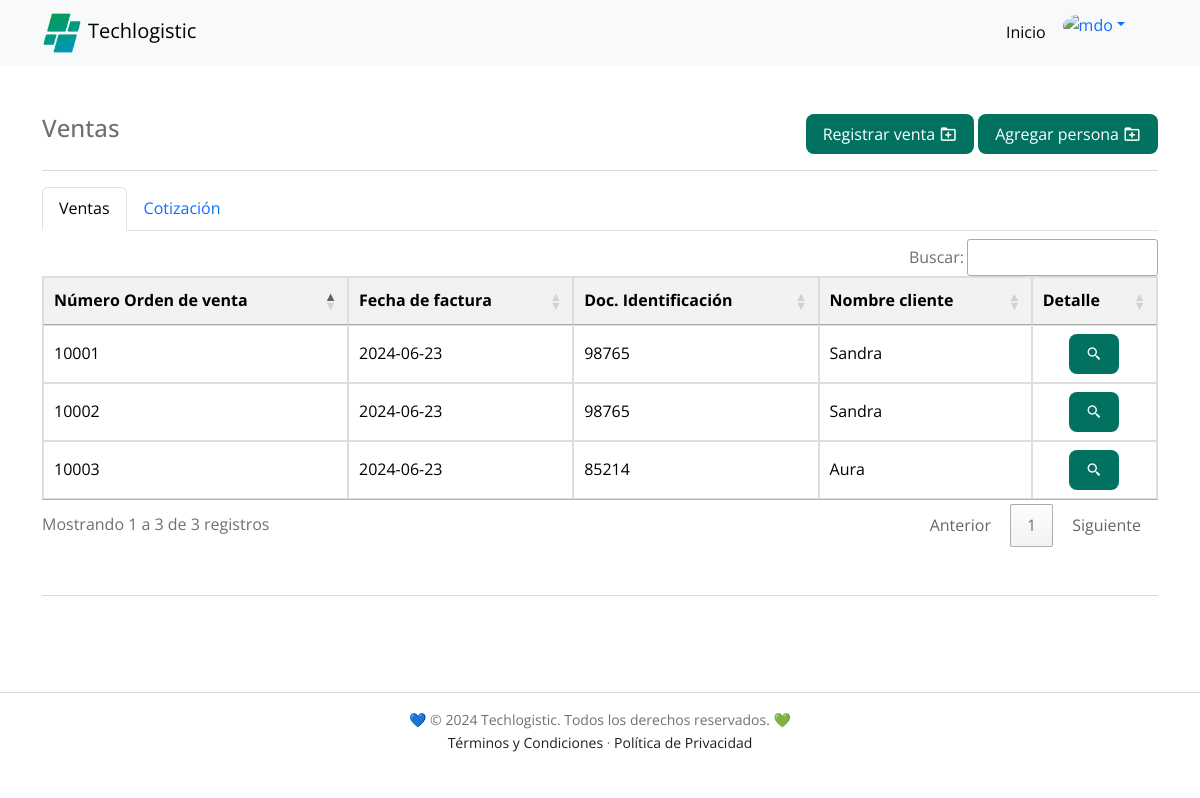
/dashboard/ventas/indexventas.php, run on the app's committed database.
### tables this page shows
CREATE TABLE `orden_venta` (
  `numero_orden_venta` int NOT NULL AUTO_INCREMENT,
  `id_funcionario` int NOT NULL,
  `id_persona` int NOT NULL,
  `id_medio_pago` int NOT NULL,
  `fecha_factura` date NOT NULL,
  `doc_identidad` int NOT NULL,
  `nombre_cliente` varchar(45) NOT NULL,
  PRIMARY KEY (`numero_orden_venta`),
  KEY `id_medio_pago` (`id_medio_pago`),
  KEY `id_funcionario` (`id_funcionario`),
  KEY `id_persona` (`id_persona`) /*!80000 INVISIBLE */,
  CONSTRAINT `orden_venta_ibfk_1` FOREIGN KEY (`id_medio_pago`) REFERENCES `medio_pago` (`id_medio_pago`),
  CONSTRAINT `orden_venta_ibfk_2` FOREIGN KEY (`id_funcionario`) REFERENCES `funcionario` (`id_funcionario`),
  CONSTRAINT `orden_venta_ibfk_3` FOREIGN KEY (`id_persona`) REFERENCES `personas` (`id_persona`)
);

### dashboard/ventas/indexventas.php (the view, shortened to what this page needs)
<!DOCTYPE html>
<html lang="es">
<head>
  <link href='https://unpkg.com/boxicons@2.0.7/css/boxicons.min.css' rel='stylesheet'>
  <link href="https://cdn.jsdelivr.net/npm/bootstrap@5.3.0/dist/css/bootstrap.min.css" rel="stylesheet"
>
  <link rel="stylesheet" href="../../HTML/styles/techlogistic.css">
  <link rel="stylesheet" type="text/css" href="https://cdn.datatables.net/1.11.5/css/jquery.dataTables.css">
  <link rel="stylesheet" type="text/css" href="https://cdn.datatables.net/buttons/2.0.1/css/buttons.dataTables.min.css">
</head>
<body>
  <nav class="navbar navbar-expand-lg bg-body-tertiary">
    <div class="container">
      <a href="../../PHP/indexdash.php" class="navbar-brand" title="Techlogistic"><img src="../../images/favicon.png"
          alt="Logo Techlogistic" class="navigation__image">Techlogistic</a>
      <div class="collapse navbar-collapse" id="navbarNavDropdown">
        <ul class="navbar-nav ms-auto me-4 mb-2 mb-lg-0">
          <li class="nav-item">
            <a class="nav-link active" aria-current="page" href="../../PHP/indexdash.php"> Inicio </a>
          </li>
          <li class="nav-item dropdown">
            <div class="dropdown" role="group">
              <a class="dropdown-toggle dropdown-toggle-split" data-bs-toggle="dropdown" aria-expanded="false">
                <img src="https://higinnamora.github.io/techlogistic/images/profile/profile.png" alt="mdo"
                  class="rounded-circle" width="38" height="38" />
              </a>
            </div>
          </li>
        </ul>
      </div>
    </div>
  </nav>
  <main class="container my-5 h-100">
    <div class="d-flex flex-column flex-md-row justify-content-between">
      <h4 class="text-md-start text-left">Ventas</h4>
      <div class="actions-table">
        <div class="action-item">
          <a class="button margin-left" aria-current="page" href="./nueva-venta2.php">Registrar venta<i
              class='bx bx-folder-plus icons-styles'></i></a>
        </div>
        <div class="action-item">
          <a class="button margin-left" aria-current="page" href="../../HTML/sign-up.html">Agregar persona<i
              class='bx bx-folder-plus icons-styles'></i></a>
        </div>
      </div>
    </div>
    <hr>
    <ul class="nav nav-tabs mb-2">
      <li class="nav-item">
        <a class="nav-link active" aria-current="page" href="indexventas.php">Ventas</a>
      </li>
      <li class="nav-item">
        <a class="nav-link" aria-current="page" href="cotizacion.php">Cotización</a>
      </li>
    </ul>
    <div class="table-responsive">
      <?php
      include_once "../../PHP/conexion_a_la_DB.php";
      $sql = "SELECT numero_orden_venta, fecha_factura, doc_identidad, nombre_cliente FROM orden_venta;";
      echo '<table id="ventas" style="color: black;" class="">
            <thead>
                <tr>
                    <th scope="scope" >Número Orden de venta</th>
                    <th scope="scope" >Fecha de factura</th>
                    <th scope="scope" >Doc. Identificación</th>
                    <th scope="scope" >Nombre cliente</th>
                    <th scope="scope">Detalle</th>
                </tr>
            </thead>
            <tbody>';
      if ($rta = $conexion->query($sql)) {
        while ($row = $rta->fetch_assoc()) {
          $numero = $row["numero_orden_venta"];
          $fecha = $row["fecha_factura"];
          $documento = $row["doc_identidad"];
          $nombre = $row["nombre_cliente"];
          echo "
            <tr>
                <td>$numero</td>
                <td>$fecha</td>
                <td>$documento</td>
                <td>$nombre</td>
                <td class='text-center'><a class='button' href='./ver_detalle.php?numero=$numero'><i class='bx bx-search-alt-2'></i></a></td>
            </tr>";
        }
        echo "</tbody></table>\n";
      }
      ?>
    </div>
    <hr class="my-5">
  </main>
  <footer>
    <div class="copyright">
      <div class="bd-container">
        <p>💙 © 2024 Techlogistic. Todos los derechos reservados. 💚</p>
        <p><a href="../../HTML/terminos-y-condiciones.html">Términos y Condiciones</a> · <a
            href="../../HTML/politica-de-privacidad.html">Política de Privacidad</a></p>
      </div>
    </div>
  </footer>
</body>
</html>

### HTML/styles/techlogistic.css (style rules this page uses)
:root { --header-height: 3rem; --header-height-desktop: 70px; --first-color: #017260; --first-color-alt: #167C38; --secondary-color: #0097b2; --title-color: #393939; --text-color: #707070; --text-color-light: #A6A6A6; --body-color: #FFFFFF; --container-color: #FFFFFF; --black-color-001: #1E1E1E; --gray-color-001: #D9D9D9; --text-color-001: #242B55; --text-color-002: #fafafa; --text-color-white: #ffffff; --body-font: 'Open Sans', sans-serif; --biggest-font-size: 2.25rem; --h1-font-size: 1.5rem; --h2-font-size: 1.25rem; --h3-font-size: 1rem; --normal-font-size: .938rem; --small-font-size: .813rem; --smaller-font-size: .75rem; --font-medium: 500; --font-semi-bold: 600; --m-1: .5rem; --m-2: 1rem; --m-3: 1.5rem; --m-4: 2rem; --m-5: 2.5rem; --m-6: 3rem; --z-tooltip: 10; --z-fixed: 100; }
@media screen and (min-width: 768px) { :root { --biggest-font-size: 4rem; --h1-font-size: 2.25rem; --h2-font-size: 1.5rem; --h3-font-size: 1.25rem; --normal-font-size: 1rem; --small-font-size: .875rem; --smaller-font-size: .813rem; } }
*,::before,::after { box-sizing: border-box; }
html { height: 100%; }
html, body { scroll-behavior: smooth; }
body { background-color: var(--body-color); color: var(--text-color); display: flex; flex-direction: column; font-family: var(--body-font); font-size: var(--normal-font-size); line-height: 1.6; margin: var(--header-height) 0 0 0; width: 100%; }
h1, h2, h3, p, ul { margin: 0; }
a { text-decoration: none; }
img { height: auto; max-width: 100%; }
.text-center { text-align: center; }
.mb-2 { margin-bottom: var(--m-2); }
.bd-container { margin-left: var(--m-2); margin-right: var(--m-2); max-width: 960px; width: calc(100% - 2rem); }
.navigation__image { width: 40px; margin-right: 6px; }
.button { align-items: center; background-color: var(--first-color); border-radius: .5rem; border: 1px solid transparent; color: #FFFFFF; display: inline-block; height: 40px; line-height: 1; padding: 0 1rem; transition: .3s; justify-content: center; }
a.button { display: inline-flex; }
.copyright { text-align: center; padding: 16px 0; border-top: 1px solid var(--gray-color-001); margin-top: auto; }
.copyright p { font-size: 14px; color: var(--text-color); }
.copyright p a { color: var(--black-color-001); }
@media screen and (min-width: 768px) { body { margin: 0; } }
@media screen and (min-width: 992px) { .bd-container { margin-left: auto; margin-right: auto; } }
table { width: 100%; border-collapse: collapse; margin-top: 20px; }
table, th, td { border: 1px solid #ddd; }
th, td { padding: 12px; text-align: left; }
th { background-color: #f2f2f2; }
tr:nth-child(even) { background-color: #f9f9f9; }
.actions-table { display: flex; }
.icons-styles { font-size: 18px; margin-left: 4px; }
.margin-left { margin-left: 4px; }

### data on the page
orden_venta: numero_orden_venta "10001", fecha_factura "2024-06-23", doc_identidad "98765", nombre_cliente "Sandra"
orden_venta: numero_orden_venta "10002", fecha_factura "2024-06-23", doc_identidad "98765", nombre_cliente "Sandra"
orden_venta: numero_orden_venta "10003", fecha_factura "2024-06-23", doc_identidad "85214", nombre_cliente "Aura"
